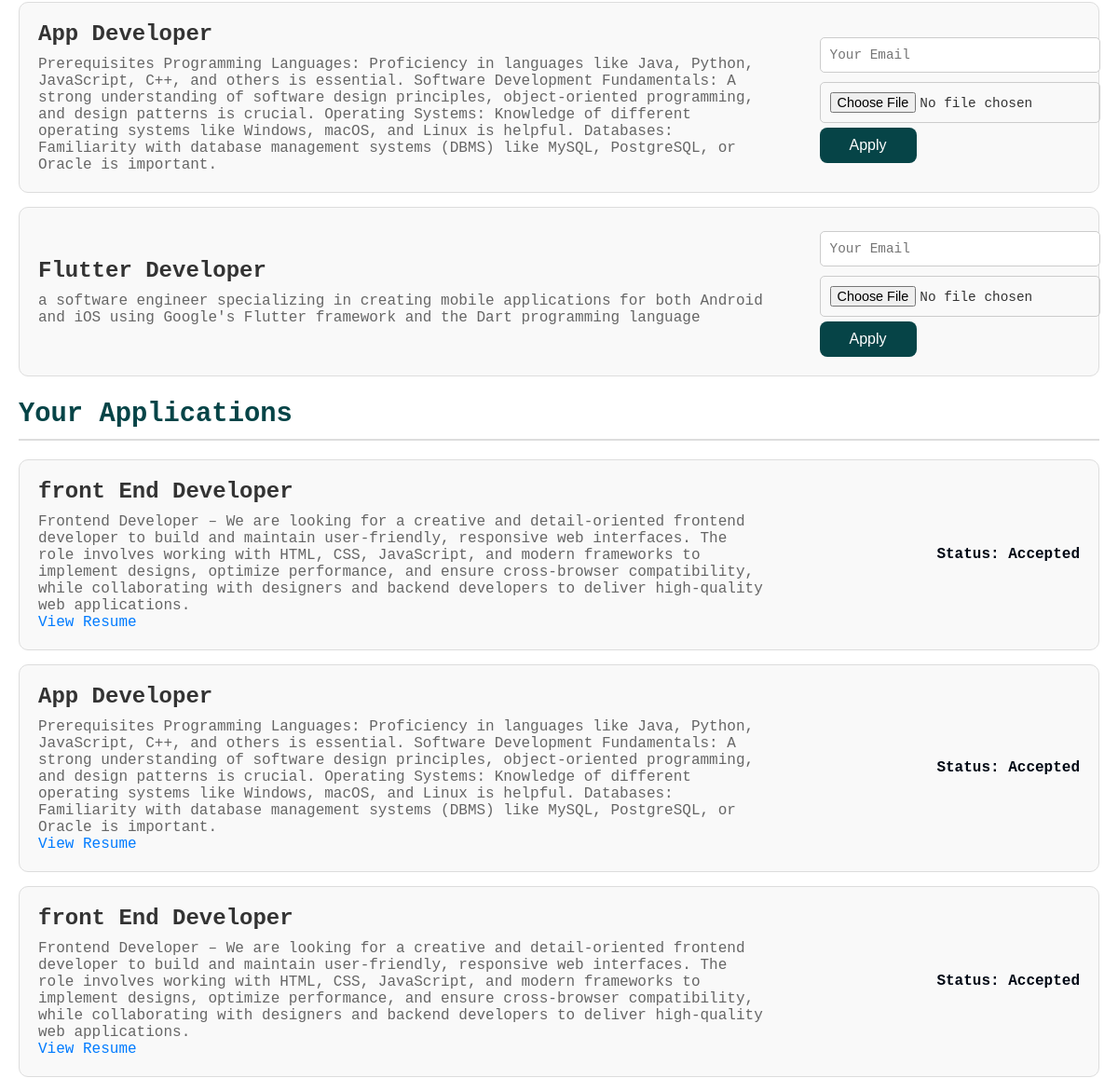
Page /user_dashboard (signed in, middle part) on the earlier database version.
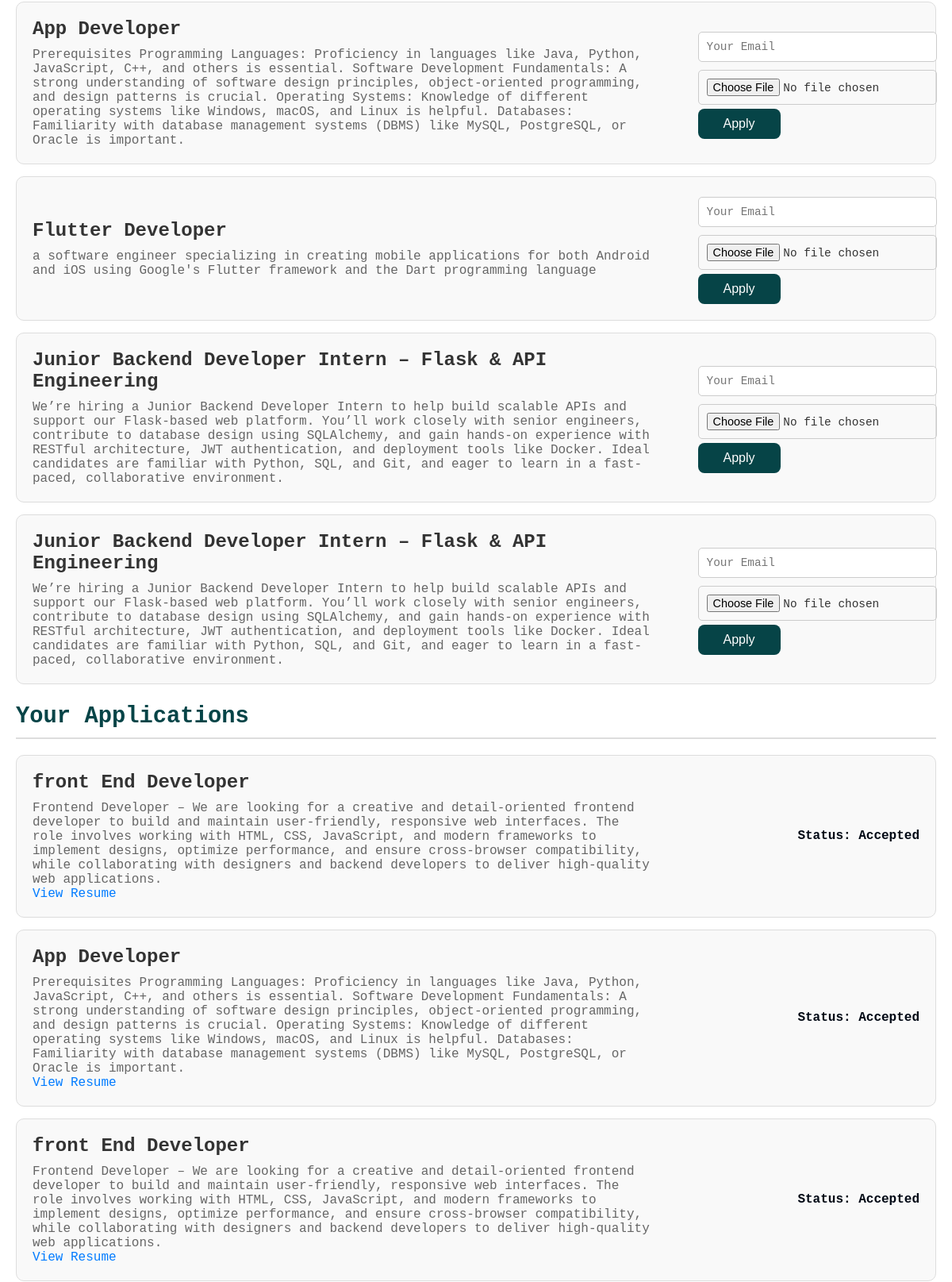
Same page on the later database version.
### tables this page shows
CREATE TABLE job_postings (
                      id INTEGER PRIMARY KEY,
                      title TEXT,
                      description TEXT,
                      admin_id INTEGER, keywords TEXT,
                      FOREIGN KEY (admin_id) REFERENCES users (id) ON DELETE CASCADE);

CREATE TABLE job_applications (
                      id INTEGER PRIMARY KEY,
                      job_id INTEGER,
                      user_id INTEGER,
                      name TEXT,
                      email TEXT,
                      resume TEXT, status TEXT,
                      FOREIGN KEY (job_id) REFERENCES job_postings (id) ON DELETE CASCADE,
                      FOREIGN KEY (user_id) REFERENCES users (id) ON DELETE CASCADE);

### app.py (the view, shortened to what this page needs)
@app.route('/user_dashboard')
def user_dashboard():
    user_id = session.get('user_id')
    if not user_id:
        return redirect(url_for('login'))
    conn = connect_db()
    cursor = conn.cursor()
    cursor.execute("SELECT full_name, resume_path FROM users WHERE id = ?", (user_id,))
    row = cursor.fetchone()
    full_name = row[0] if row else "User"
    resume_path = row[1] if row else None
    resume_text = ""
    resume_uploaded = bool(resume_path)
    cursor.execute('''SELECT jp.title, jp.description, ja.resume, ja.status
                      FROM job_applications ja
                      JOIN job_postings jp ON ja.job_id = jp.id
                      WHERE ja.user_id = ?''', (user_id,))
    applied_jobs = cursor.fetchall()
    cursor.execute("SELECT * FROM job_postings")
    job_postings = cursor.fetchall()
    conn.close()
    matched_jobs = match_resume_to_jobs(resume_text) if resume_text else []
    resume_form = ResumeUploadForm()
    application_form = JobApplicationForm()
    return render_template('user_dashboard.html',
                           full_name=full_name,
                           job_postings=job_postings,
                           applied_jobs=applied_jobs,
                           matched_jobs=matched_jobs,
                           resume_uploaded=resume_uploaded,
                           resume_form=resume_form,
                           application_form=application_form)

### forms.py
class ResumeUploadForm(FlaskForm):
    resume_file = FileField('Upload Resume', validators=[
        FileRequired(),
        FileAllowed(['pdf', 'docx'], 'Only PDF or DOCX files are allowed!')
    ])
    submit = SubmitField('Upload')

class JobApplicationForm(FlaskForm):
    email = StringField('Email', validators=[DataRequired(), Email()])
    resume = FileField('Resume (PDF, DOC, or DOCX)', validators=[
        FileRequired(),
        FileAllowed(['pdf', 'doc', 'docx'], 'Only PDF and Word documents are allowed!')
    ])
    submit = SubmitField('Submit Application')

### app.py (called while the page is built)
def connect_db():
    conn = sqlite3.connect('job_applications.db')
    conn.execute('PRAGMA foreign_keys = ON')
    return conn

### templates/user_dashboard.html (shortened to what this page needs)
<!DOCTYPE html>
<html lang="en">
<head>
</head>
<body>
    <div class="container">
        <main>
            <section class="job-postings">
                {% if job_postings %}
                <ul>
                    {% for job in job_postings %}
                        <li class="job-card">
                            <div class="job-details">
                                <h3>{{ job[1] }}</h3>
                                <p>{{ job[2] }}</p>
                            </div>
                            <form class="apply-form" action="{{ url_for('admin', job_id=job[0]) }}" method="post" enctype="multipart/form-data">
                                {{ application_form.email(placeholder="Your Email", required=true) }}
                                {{ application_form.resume(required=true) }}
                                <button type="submit" class="button">Apply</button>
                            </form>
                        </li>
                    {% endfor %}
                </ul>
                {% else %}
                    <p>No jobs available right now!</p>
                {% endif %}
            </section>
            <section class="applied-jobs">
                <h2>Your Applications</h2>
                {% if applied_jobs %}
                <ul>
                    {% for job in applied_jobs %}
                        <li class="job-card">
                            <div class="job-details">
                                <h3>{{ job[0] }}</h3>
                                <p>{{ job[1] }}</p>
                                <a href="{{ url_for('static', filename='resumes/' ~ job[2]) }}" target="_blank" class="view-resume-btn">View Resume</a>
                            </div>
                            <div class="job-status">
                                <span>Status: <strong>{{ job[3]}}</strong></span> </div>
                        </li>
                    {% endfor %}
                </ul>
                {% else %}
                    <p>You haven't applied for any jobs!</p>
                {% endif %}
            </section>
        </main>
    </div>
</body>
</html>

Differences in the rows shown:
added job_postings: title "Junior Backend Developer Intern – Flask & API Engineering", description "We’re hiring a Junior Backend Developer Intern to help build scalable APIs and support our Flask-based web platform. You’ll work closely with senior engineers, contribute to database design using SQLAlchemy, and gain hands-on experience with RESTful architecture, JWT authentication, and deployment tools like Docker. Ideal candidates are familiar with Python, SQL, and Git, and eager to learn in a fast-paced, collaborative environment."
added job_postings: title "Junior Backend Developer Intern – Flask & API Engineering", description "We’re hiring a Junior Backend Developer Intern to help build scalable APIs and support our Flask-based web platform. You’ll work closely with senior engineers, contribute to database design using SQLAlchemy, and gain hands-on experience with RESTful architecture, JWT authentication, and deployment tools like Docker. Ideal candidates are familiar with Python, SQL, and Git, and eager to learn in a fast-paced, collaborative environment."
